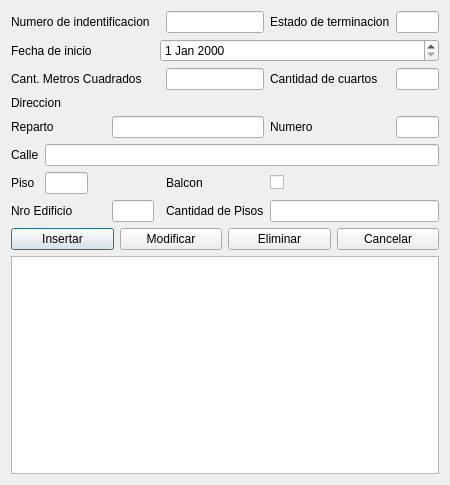
<?xml version="1.0" encoding="UTF-8"?>
<ui version="4.0">
 <class>Dialog</class>
 <widget class="QDialog" name="Dialog">
  <property name="geometry">
   <rect>
    <x>0</x>
    <y>0</y>
    <width>450</width>
    <height>485</height>
   </rect>
  </property>
  <property name="windowTitle">
   <string>Dialog</string>
  </property>
  <layout class="QGridLayout" name="gridLayout_2">
   <item row="1" column="0">
    <layout class="QHBoxLayout" name="horizontalLayout_12">
     <item>
      <widget class="QPushButton" name="btn_insertar">
       <property name="text">
        <string>Insertar</string>
       </property>
      </widget>
     </item>
     <item>
      <widget class="QPushButton" name="btn_modificar">
       <property name="text">
        <string>Modificar</string>
       </property>
      </widget>
     </item>
     <item>
      <widget class="QPushButton" name="btn_eliminar">
       <property name="text">
        <string>Eliminar</string>
       </property>
      </widget>
     </item>
     <item>
      <widget class="QPushButton" name="btn_cerrar">
       <property name="text">
        <string>Cancelar</string>
       </property>
      </widget>
     </item>
    </layout>
   </item>
   <item row="2" column="0">
    <widget class="QTableWidget" name="tabla_viviendas">
     <property name="editTriggers">
      <set>QAbstractItemView::NoEditTriggers</set>
     </property>
     <property name="sortingEnabled">
      <bool>true</bool>
     </property>
    </widget>
   </item>
   <item row="0" column="0">
    <layout class="QGridLayout" name="gridLayout">
     <item row="11" column="0" colspan="5">
      <widget class="QLabel" name="label_13">
       <property name="text">
        <string>Nro Edificio</string>
       </property>
      </widget>
     </item>
     <item row="7" column="0">
      <widget class="QLabel" name="label_16">
       <property name="text">
        <string>Calle</string>
       </property>
      </widget>
     </item>
     <item row="7" column="1" colspan="9">
      <widget class="QLineEdit" name="valor_direccion_calle"/>
     </item>
     <item row="9" column="0">
      <widget class="QLabel" name="label_11">
       <property name="text">
        <string>Piso</string>
       </property>
      </widget>
     </item>
     <item row="9" column="1">
      <widget class="QLineEdit" name="valor_piso"/>
     </item>
     <item row="6" column="0" colspan="3">
      <widget class="QLabel" name="label_15">
       <property name="text">
        <string>Reparto</string>
       </property>
      </widget>
     </item>
     <item row="2" column="0" colspan="5">
      <widget class="QLabel" name="label">
       <property name="text">
        <string>Fecha de inicio</string>
       </property>
      </widget>
     </item>
     <item row="2" column="6" colspan="4">
      <widget class="QDateEdit" name="valor_fecha"/>
     </item>
     <item row="5" column="0" colspan="4">
      <widget class="QLabel" name="label_6">
       <property name="text">
        <string>Direccion</string>
       </property>
      </widget>
     </item>
     <item row="9" column="8">
      <widget class="QCheckBox" name="valor_balcon">
       <property name="text">
        <string/>
       </property>
      </widget>
     </item>
     <item row="9" column="7">
      <widget class="QLabel" name="label_12">
       <property name="text">
        <string>Balcon</string>
       </property>
      </widget>
     </item>
     <item row="0" column="0" colspan="7">
      <widget class="QLabel" name="label_2">
       <property name="text">
        <string>Numero de indentificacion</string>
       </property>
      </widget>
     </item>
     <item row="0" column="7">
      <widget class="QLineEdit" name="valor_numero_identificacion"/>
     </item>
     <item row="0" column="8">
      <widget class="QLabel" name="label_3">
       <property name="text">
        <string>Estado de terminacion</string>
       </property>
      </widget>
     </item>
     <item row="0" column="9">
      <widget class="QLineEdit" name="valor_estado_terminacion"/>
     </item>
     <item row="3" column="0" colspan="7">
      <widget class="QLabel" name="label_4">
       <property name="text">
        <string>Cant. Metros Cuadrados</string>
       </property>
      </widget>
     </item>
     <item row="3" column="7">
      <widget class="QLineEdit" name="valor_cantidad_metro_cuadrados"/>
     </item>
     <item row="3" column="8">
      <widget class="QLabel" name="label_5">
       <property name="text">
        <string>Cantidad de cuartos</string>
       </property>
      </widget>
     </item>
     <item row="3" column="9">
      <widget class="QLineEdit" name="valor_cantidad_cuartos"/>
     </item>
     <item row="6" column="8">
      <widget class="QLabel" name="label_17">
       <property name="text">
        <string>Numero</string>
       </property>
      </widget>
     </item>
     <item row="6" column="9">
      <widget class="QLineEdit" name="valor_direccion_numero"/>
     </item>
     <item row="11" column="5">
      <widget class="QLineEdit" name="valor_numero_edificio"/>
     </item>
     <item row="11" column="7">
      <widget class="QLabel" name="label_14">
       <property name="text">
        <string>Cantidad de Pisos</string>
       </property>
      </widget>
     </item>
     <item row="11" column="8" colspan="2">
      <widget class="QLineEdit" name="valor_cantidad_pisos"/>
     </item>
     <item row="6" column="5" colspan="3">
      <widget class="QLineEdit" name="valor_direccion_reparto"/>
     </item>
    </layout>
   </item>
  </layout>
 </widget>
 <resources/>
 <connections/>
</ui>
